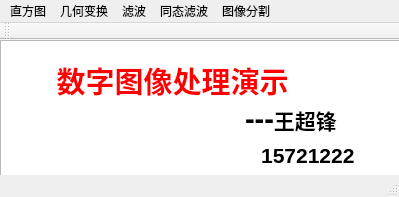
<?xml version="1.0" encoding="UTF-8"?>
<ui version="4.0">
 <class>file</class>
 <widget class="QMainWindow" name="file">
  <property name="geometry">
   <rect>
    <x>0</x>
    <y>0</y>
    <width>399</width>
    <height>197</height>
   </rect>
  </property>
  <property name="windowTitle">
   <string>file</string>
  </property>
  <widget class="QWidget" name="centralWidget">
   <widget class="QTextBrowser" name="textBrowser">
    <property name="geometry">
     <rect>
      <x>0</x>
      <y>0</y>
      <width>401</width>
      <height>141</height>
     </rect>
    </property>
    <property name="html">
     <string>&lt;!DOCTYPE HTML PUBLIC &quot;-//W3C//DTD HTML 4.0//EN&quot; &quot;http://www.w3.org/TR/REC-html40/strict.dtd&quot;&gt;
&lt;html&gt;&lt;head&gt;&lt;meta name=&quot;qrichtext&quot; content=&quot;1&quot; /&gt;&lt;style type=&quot;text/css&quot;&gt;
p, li { white-space: pre-wrap; }
&lt;/style&gt;&lt;/head&gt;&lt;body style=&quot; font-family:'SimSun'; font-size:9pt; font-weight:400; font-style:normal;&quot;&gt;
&lt;p style=&quot;-qt-paragraph-type:empty; margin-top:0px; margin-bottom:0px; margin-left:0px; margin-right:0px; -qt-block-indent:0; text-indent:0px;&quot;&gt;&lt;br /&gt;&lt;/p&gt;
&lt;p align=&quot;center&quot; style=&quot; margin-top:0px; margin-bottom:0px; margin-left:0px; margin-right:0px; -qt-block-indent:0; text-indent:0px;&quot;&gt;&lt;span style=&quot; font-size:22pt; font-weight:600; color:#ff0000;&quot;&gt;  数字图像处理演示		&lt;/span&gt;&lt;/p&gt;
&lt;p style=&quot; margin-top:0px; margin-bottom:0px; margin-left:0px; margin-right:0px; -qt-block-indent:0; text-indent:0px;&quot;&gt;&lt;span style=&quot; font-size:22pt; font-weight:600; color:#ff0000;&quot;&gt;			&lt;/span&gt;&lt;span style=&quot; font-size:22pt; font-weight:600; color:#000000;&quot;&gt;---&lt;/span&gt;&lt;span style=&quot; font-size:16pt; font-weight:600; color:#000000;&quot;&gt;王超锋&lt;/span&gt;&lt;/p&gt;
&lt;p style=&quot; margin-top:0px; margin-bottom:0px; margin-left:0px; margin-right:0px; -qt-block-indent:0; text-indent:0px;&quot;&gt;&lt;span style=&quot; font-size:22pt; font-weight:600; color:#ff0000;&quot;&gt;			  &lt;/span&gt;&lt;span style=&quot; font-size:16pt; font-weight:600; color:#000000;&quot;&gt;15721222&lt;/span&gt;&lt;/p&gt;&lt;/body&gt;&lt;/html&gt;</string>
    </property>
   </widget>
  </widget>
  <widget class="QMenuBar" name="menuBar">
   <property name="geometry">
    <rect>
     <x>0</x>
     <y>0</y>
     <width>399</width>
     <height>23</height>
    </rect>
   </property>
   <widget class="QMenu" name="menu">
    <property name="title">
     <string>直方图</string>
    </property>
    <addaction name="actionZhifangtu"/>
   </widget>
   <widget class="QMenu" name="menu_2">
    <property name="title">
     <string>几何变换</string>
    </property>
    <addaction name="actionGeo_trans"/>
   </widget>
   <widget class="QMenu" name="menu_3">
    <property name="title">
     <string>滤波</string>
    </property>
    <addaction name="actionFliter"/>
   </widget>
   <widget class="QMenu" name="menuHomomorphicFilter">
    <property name="title">
     <string>同态滤波</string>
    </property>
    <addaction name="actionHomomorphicFilter"/>
   </widget>
   <widget class="QMenu" name="menu_4">
    <property name="title">
     <string>图像分割</string>
    </property>
    <addaction name="actionImg_seg"/>
   </widget>
   <addaction name="menu"/>
   <addaction name="menu_2"/>
   <addaction name="menu_3"/>
   <addaction name="menuHomomorphicFilter"/>
   <addaction name="menu_4"/>
  </widget>
  <widget class="QToolBar" name="mainToolBar">
   <attribute name="toolBarArea">
    <enum>TopToolBarArea</enum>
   </attribute>
   <attribute name="toolBarBreak">
    <bool>false</bool>
   </attribute>
  </widget>
  <widget class="QStatusBar" name="statusBar"/>
  <action name="actionZhifangtu">
   <property name="icon">
    <iconset resource="menu_pic.qrc">
     <normaloff>:/new/prefix1/IMG_3885.JPG</normaloff>:/new/prefix1/IMG_3885.JPG</iconset>
   </property>
   <property name="text">
    <string>直方图界面</string>
   </property>
  </action>
  <action name="actionGeo_trans">
   <property name="icon">
    <iconset resource="menu_pic.qrc">
     <normaloff>:/new/prefix1/IMG_3885.JPG</normaloff>:/new/prefix1/IMG_3885.JPG</iconset>
   </property>
   <property name="text">
    <string>几何变换界面</string>
   </property>
  </action>
  <action name="actionFliter">
   <property name="text">
    <string>滤波界面</string>
   </property>
  </action>
  <action name="actionHomomorphicFilter">
   <property name="text">
    <string>同态滤波界面</string>
   </property>
  </action>
  <action name="actionImg_seg">
   <property name="text">
    <string>图像分割界面</string>
   </property>
  </action>
 </widget>
 <layoutdefault spacing="6" margin="11"/>
 <resources>
  <include location="menu_pic.qrc"/>
 </resources>
 <connections/>
</ui>
